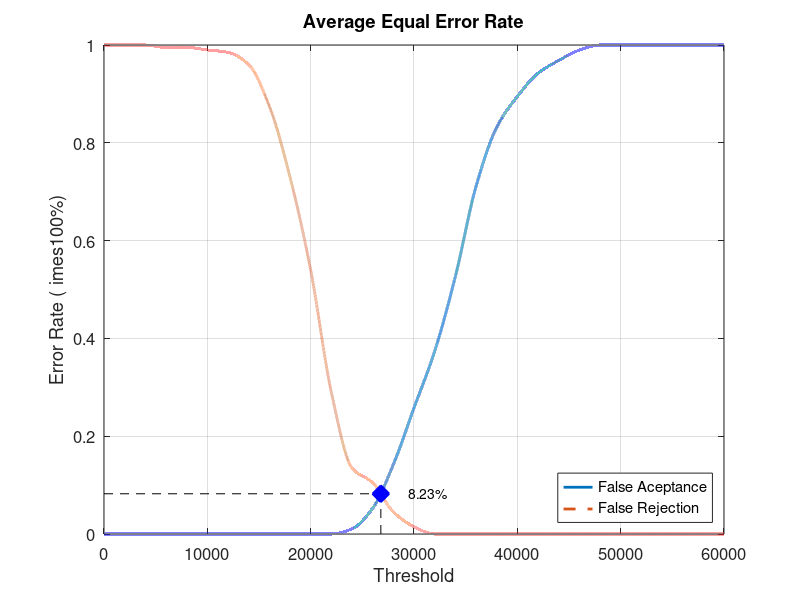
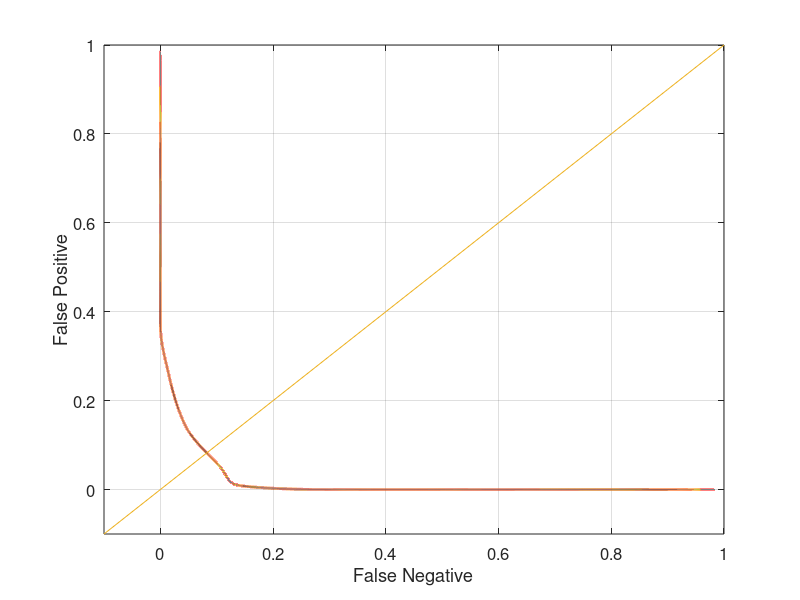

Recreate these plots in MATLAB, in order.
close all;
clear;
clc;
x = 0:2000:60000;
xq = 0:0.5:60000;

y0 = [0 0 0 0 0 0 0 0 0 0 0 0 0.0105263 0.0526316 0.142105 0.257895 0.373684 0.526316 0.710526 0.831579 0.894737 0.942105 0.968421 0.989474 1 1 1 1 1 1 1]
yy0 = interp1(x, y0, xq, 'pchip');
y1 = [1 1 1 0.995 0.995 0.99 0.985 0.96 0.875 0.73 0.54 0.29 0.135 0.105 0.045 0.015 0 0 0 0 0 0 0 0 0 0 0 0 0 0 0]
yy1 = interp1(x, y1, xq, 'pchip');

% Calculating EER: 
y2 = abs(y0 - y1);
find(y2 == min(y2))
yy2 = abs(yy0 - yy1);
xEER = find(yy2 == min(yy2));
xEERIndex = xq(xEER) % X-axis EER
yEER = yy0(xEER) % Y-axis EER

main = figure
plot(xq, yy0,'-','LineWidth', 2);	hold on
plot(xq, yy1,'--','LineWidth', 2);	hold on
plot([xEERIndex xEERIndex], [0 yEER], 'k--');	hold on
plot([0 xEERIndex], [yEER yEER], 'k--');	hold on
plot(xEERIndex, yEER, 'bx', 'LineWidth', 10);	hold on
text(xEERIndex + 10 * xEERIndex / 100, yEER, [num2str(round((10000 * yEER)) / 100) '%'])
legend('False Aceptance', 'False Rejection', 'Location', 'SouthEast')
xlabel('Threshold')
ylabel('Error Rate (	imes100%)')
title('Average Equal Error Rate')
set(gca, 'FontSize', 12)
axis([0 60000 0 1])
grid on

print(main, 'Database1_2Main', '-dpng');
FNRxFPR = figure('Color', [1 1 1]);
plot(yy1, yy0, '-', yy1, yy0, 'LineWidth', 2);
hold on
y = -0.1:0.1:1
plot(y, y); 
set(gca, 'FontSize', 12)
xlabel('False Negative')
ylabel('False Positive')
axis([-0.1 1 -0.1 1])
set(gca, 'FontSize', 12)
grid on

print(FNRxFPR, 'Database1_2FNRxFPR','-dpng');
